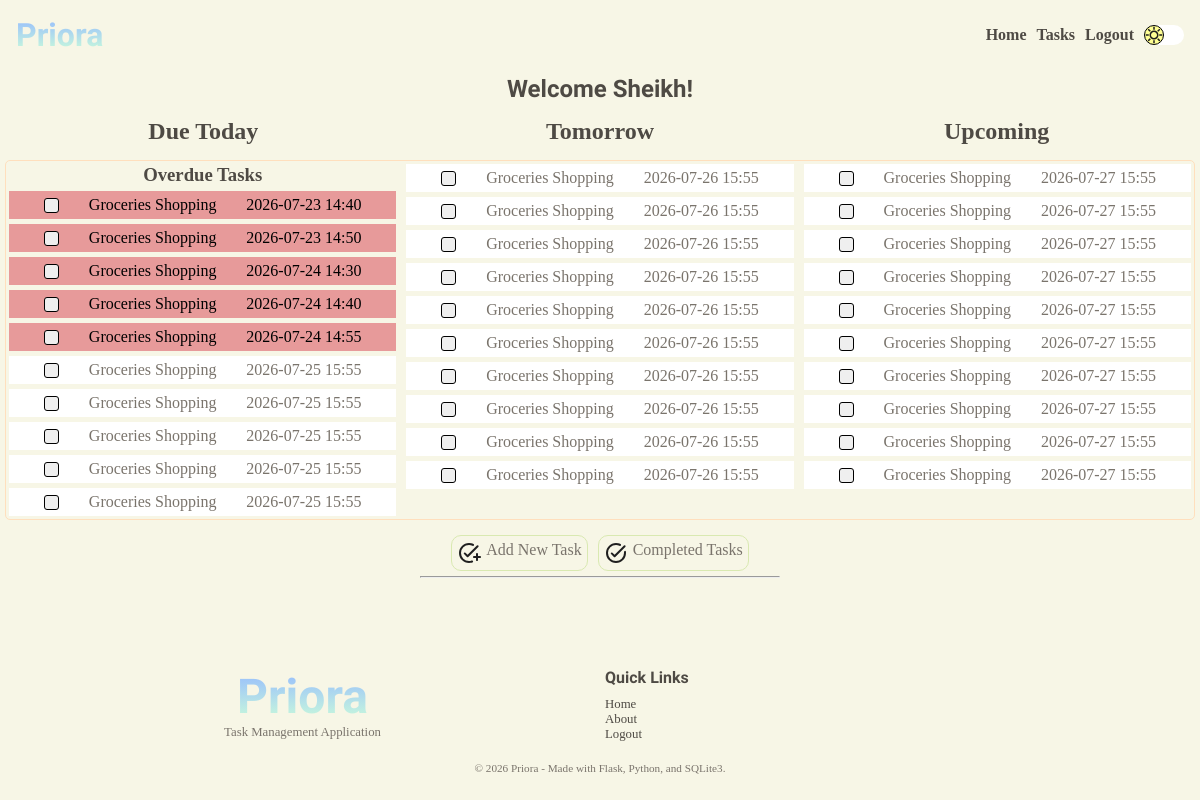
The page /user/home (signed in) on the database as committed earlier.
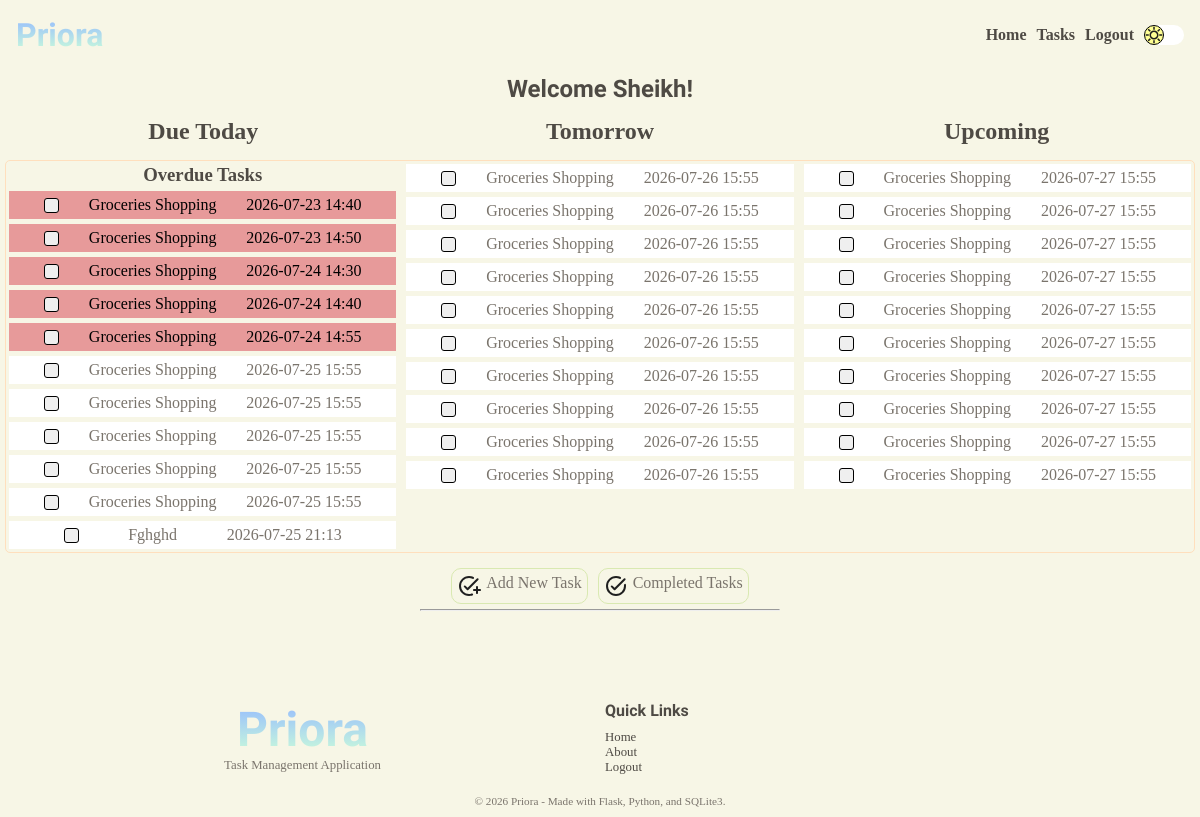
The same page on the database as committed later.
### tables this page shows
CREATE TABLE "tasks" (
                            "task_id"	INTEGER NOT NULL UNIQUE,
                            "user_id"	INTEGER NOT NULL,
                            "title"	TEXT NOT NULL,
                            "description"	TEXT NOT NULL,
                            "due_date"	TEXT NOT NULL,
                            "due_time"	TEXT NOT NULL,
                            "completion_date"	TEXT,
                            "completion_time"	TEXT,
                            "completed"	INTEGER NOT NULL DEFAULT 0,
                            PRIMARY KEY("task_id" AUTOINCREMENT),
                            FOREIGN KEY("user_id") 
                                REFERENCES "users"("user_id")
                                ON DELETE CASCADE
                            );

### app.py (the view, shortened to what this page needs)
@app.route("/user/home", methods=["GET", "POST"])
@login_required
@password_reset_required
def account():
    title = "Welcome Back!"
    user = find_user_by_id(session.get("user-id"))
    new_user = bool(user["new_user"])
    tasks = load_tasks(user)
    date = datetime.now().replace(microsecond=0).date()
    today = date
    tomorrow = date + timedelta(days=1)
    future = date + timedelta(days=2)
    todays = search_tasks_by_date(today, user)
    tomorrows = search_tasks_by_date(tomorrow, user)
    upcoming = search_upcoming_tasks(future, user)
    overdue = search_overdue_tasks(today, user)
    return render_template(
        "user/home.html",
        title=title,
        tasks=tasks,
        new_user=new_user,
        todays=todays,
        tomorrows=tomorrows,
        upcoming=upcoming,
        user=user,
        overdue=overdue,
    )

### app.py (called while the page is built)
@app.after_request
def security_headers(response):
    response.headers["Content-Security-Policy"] = (
        "default-src 'self'; "
        "script-src 'self'; "
        "style-src 'self' https://fonts.googleapis.com; "
        "font-src 'self' https://fonts.gstatic.com;"
    )
    return response

### services/auth.py (called while the page is built)
def login_required(f):
    @wraps(f)
    def decorated_function(*args, **kwargs):
        if session.get("user-id") is None:
            return redirect(url_for("login"))
        return f(*args, **kwargs)
    return decorated_function

def password_reset_required(f):
    @wraps(f)
    def decorated_function(*args, **kwargs):
        reset_req = is_reset_req(session.get("user-id"))
        if reset_req:
            return redirect(url_for("change_password"))
        return f(*args, **kwargs)
    return decorated_function

### services/database.py (called while the page is built)
def connect_database():
    os.makedirs("instance", exist_ok=True)
    connection = sqlite3.connect("instance/task-manager.db")
    connection.row_factory = sqlite3.Row
    connection.execute("PRAGMA foreign_keys = ON;")
    return connection

### services/tasks.py (called while the page is built)
def load_tasks(user):
    tasks = all_tasks(user)
    if tasks:
        return tasks
    return None

### templates/user/home.html (shortened to what this page needs)
{% extends 'layout.html' %} {% block content %}
<section class="user-home-section">
  <h1>Welcome {{ user['first_name'].title() }}!</h1>
  {% if tasks and not new_user %}
  <div class="row-title">
    <div>
      <h2>Due Today</h2>
    </div>
    <div>
      <h2 class="show-on-tablet">Tomorrow</h2>
    </div>
    <div>
      <h2 class="show-on-desktop">Upcoming</h2>
    </div>
  </div>
  {% endif %}
  <div class="user-home-tasks-grid">
    {% if tasks and not new_user %}
    <div class="task-column">
      {% if overdue %}
      <h3>Overdue Tasks</h3>
      {% for task in overdue %}
      <a href="{{ url_for('task', task_id = task['task_id']) }}">
        <div class="user-home-tasks-card overdue">
          <form action="" method="post">
            <button type="submit" class="task-button">
            </button>
            <p>{{ task['title'].title() }}</p>
            <p>{{ task['due_date'] }} {{ task['due_time'] }}</p>
          </form>
        </div>
      </a>
      {% endfor %} {% endif %} {% if todays %} {% for task in todays %}
      <a href="{{ url_for('task', task_id = task['task_id']) }}">
        <div class="user-home-tasks-card">
          <form action="" method="post">
            <button type="submit" class="task-button">
            </button>
            <p>{{ task['title'].title() }}</p>
            <p>{{ task['due_date'] }} {{ task['due_time'] }}</p>
          </form>
        </div>
      </a>
      {% endfor %} {% else %}
      <p>No tasks for today</p>
      {% endif %}
    </div>
    <div class="task-column show-on-tablet">
      {% if tomorrows %} {% for task in tomorrows %}
      <a href="{{ url_for('task', task_id = task['task_id']) }}">
        <div class="user-home-tasks-card">
          <form action="" method="post">
            <button type="submit" class="task-button">
            </button>
            <p>{{ task['title'].title() }}</p>
            <p>{{ task['due_date'] }} {{ task['due_time'] }}</p>
          </form>
        </div>
      </a>
      {% endfor %} {% else %}
      <p>No tasks for tomorrow</p>
      {% endif %}
    </div>
    <div class="task-column show-on-desktop">
      {% if upcoming %} {% for task in upcoming %}
      <a href="{{ url_for('task', task_id = task['task_id']) }}">
        <div class="user-home-tasks-card">
          <form action="" method="post">
            <button type="submit" class="task-button">
            </button>
            <p>{{ task['title'].title() }}</p>
            <p>{{ task['due_date'] }} {{ task['due_time'] }}</p>
          </form>
        </div>
      </a>
      {% endfor %} {% else %}
      <p>No tasks scheduled for later</p>
      {% endif %}
    </div>
    {% elif new_user and not tasks %}
    <div class="empty-column"></div>
    <div class="no-tasks">
      <p>Start by adding your first task!</p>
    </div>
    <div class="empty-column"></div>
    {% else %}
    <div class="empty-column"></div>
    <div class="no-tasks">
      <p>No tasks, add a task!</p>
    </div>
    <div class="empty-column"></div>
    {% endif %}
  </div>
  <div>
    <aside class="user-home-options">
      <a href="{{url_for('add_task')}}">
        <div>
          <p>Add New Task</p>
        </div>
      </a>
      <a href="">
        <div>
          <p>Completed Tasks</p>
        </div>
      </a>
    </aside>
  </div>
</section>
{% endblock content %}

Rows that differ between the two databases and show on the page:
added tasks: title "Fghghd", due_date "2026-07-25", due_time "21:13"
